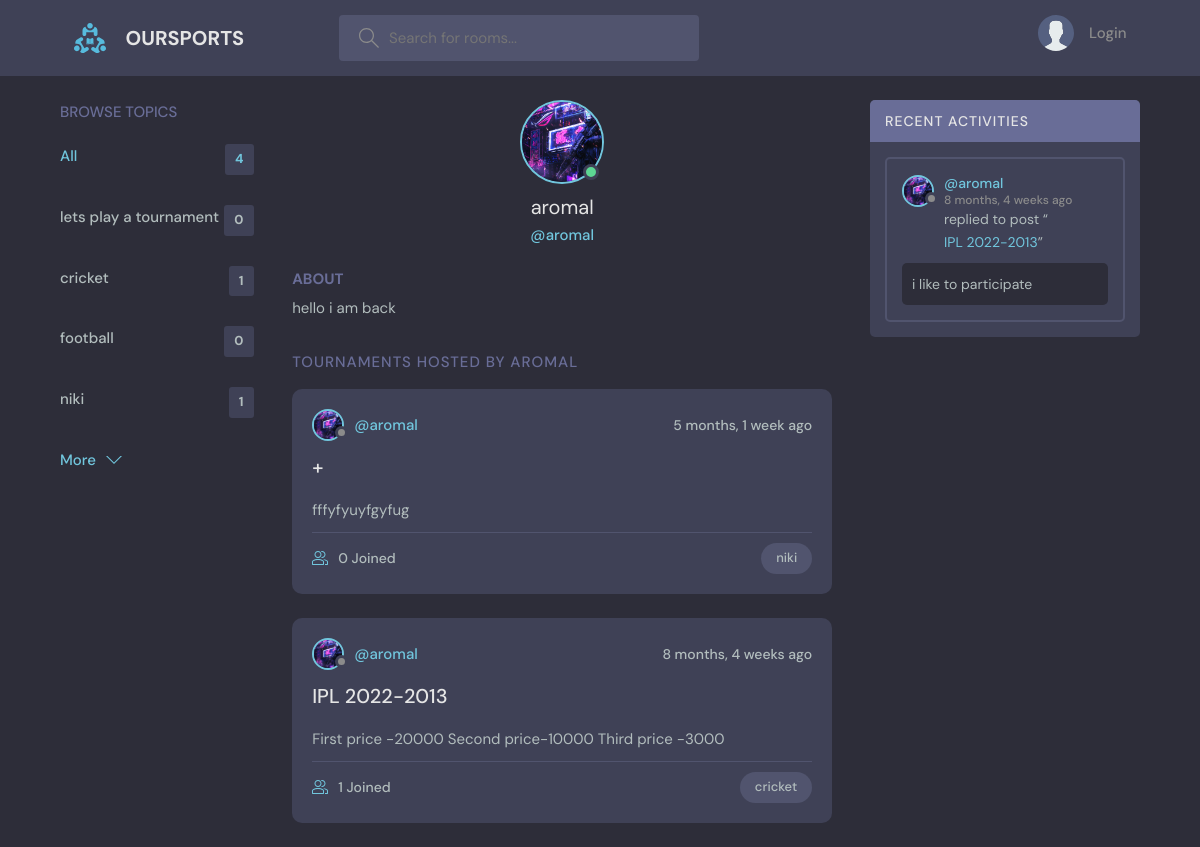
Page /profile/1/ on the earlier database version.
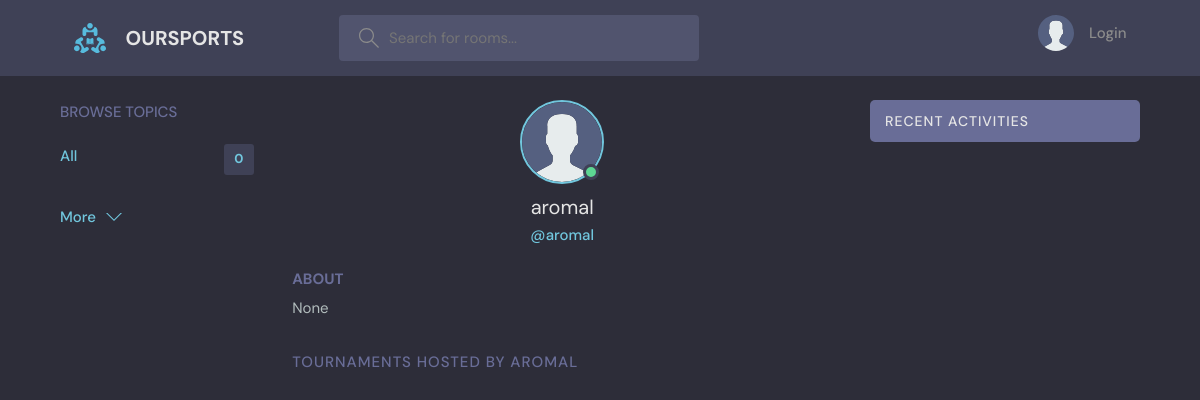
Same page on the later database version.
### base/models.py (models this page shows, shortened)
class Topic(models.Model):
    name = models.CharField(max_length=200)

class User(AbstractUser):
    name = models.CharField(max_length=200,null=True)
    email =models.EmailField(unique=True,null=True)
    bio =models.TextField(null=True)
    avatar =models.ImageField(null=True,default="avatar.svg")
    USERNAME_FIELD = 'username'
    REQUIRED_FIELDS = ['email']

class Room(models.Model):
    host = models.ForeignKey(User,on_delete=models.SET_NULL,null=True)
    topic = models.ForeignKey(Topic,on_delete=models.SET_NULL,null=True)
    name = models.CharField(max_length=200)
    description = models.TextField(null=True,blank=True)
    participants = models.ManyToManyField(User,related_name='participants',blank=True)
    updated = models.DateTimeField(auto_now=True)
    created = models.DateTimeField(auto_now_add=True)
    class Meta:
        ordering = ['-updated', '-created']
    def __str__(self):
        return self.name

class Message(models.Model):
    user = models.ForeignKey(User,on_delete=models.CASCADE)
    room = models.ForeignKey(Room,on_delete=models.CASCADE)#when the room get deleted all chilren will be deleted
    body = models.TextField()
    updated = models.DateTimeField(auto_now=True)
    created = models.DateTimeField(auto_now_add=True)
    class Meta:
            ordering = ['-updated', '-created']

### base/views.py (the view)
# urls.py: path('profile/<str:pk>/',views.userProfile,name="user-profile"),
def userProfile(request,pk):
    user = User.objects.get(id=pk)
    rooms = user.room_set.all()
    room_messages = user.message_set.all()
    topics = Topic.objects.all()
    context = {'user': user,'rooms':rooms,'room_messages':room_messages,'topics':topics}
    return render (request,'base/profile.html',context)

### base/templates/base/profile.html (shortened to what this page needs)
{% extends  'main.html' %}
{% block content %}
  <main class="profile-page layout layout--3">
    <div class="container">
      {% include 'base/topics_component.html' %}
      <div class="roomList">
        <div class="profile">
          <div class="profile__avatar">
            <div class="avatar avatar--large active">
              <img src="{{user.avatar.url}}" />
            </div>
          </div>
          <div class="profile__info">
            <h3>{{user.username}}</h3>
            <p>@{{user.username}}</p>
          </div>
          <div class="profile__about">
            <h3>About</h3>
            <p>
              {{user.bio}}
            </p>
          </div>
        </div>
        <div class="roomList__header">
          <div>
            <h2>Tournaments hosted by {{user.username}}</a>
            </h2>
          </div>
        </div>
        {% include 'base/feed_component.html' %}
      </div>
      {% include 'base/activity_component.html' %}
    </div>
  </main>
</body>
</html>
{% endblock content %}

### templates/main.html (shortened to what this page needs)
<!DOCTYPE html>
{% load static %}
<html lang="en">
  <head>
    <link rel="stylesheet" href="{% static 'styles/style.css' %}" />
  </head>
  <body>
    {% include 'navbar.html'%}
    {% block content %}
    {% endblock content %}
  </body>
</html>

### templates/navbar.html (shortened to what this page needs)
{% load static %}
<header class="header header--loggedIn">
    <div class="container">
      <a href="{% url 'home' %}" class="header__logo">
        <img src="{% static 'images/logo.svg' %}" />
        <h1>OURSPORTS</h1>
      </a>
      <form class="header__search" method="GET" action="{% url 'home' %}">
        <label>
          <input name="q" placeholder="Search for rooms..." />
        </label>
      </form>
      <nav class="header__menu">
        {% if request.user.is_authenticated %}
        <div class="header__user">
          <a href="{% url 'user-profile' user.id %}">
            <div class="avatar avatar--medium active">
              <img src="{{request.user.avatar.url}}" />
            </div>
            <p>{{request.user.username}}<span>@{{request.user.username}}</span></p>
          </a>
          <button class="dropdown-button">
            <svg version="1.1" xmlns="http://www.w3.org/2000/svg" width="32" height="32" viewBox="0 0 32 32">
              <title>chevron-down</title>
              <path d="M16 21l-13-13h-3l16 16 16-16h-3l-13 13z"></path>
            </svg>
          </button>
        </div>
        {% else %}
        <a href="{% url 'login' %} ">
          <img src="{% static 'images/avatar.svg' %}" />
          <p>Login</p>
        </a>
        {% endif %}
      </nav>
    </div>
  </header>

### base/templates/base/topics_component.html
<div class="topics">
    <div class="topics__header">
      <h2>Browse Topics</h2>
    </div>
    <ul class="topics__list">
      <li>
        <a href="{% url 'home' %}" class="active">All <span>{{topics.count}}</span></a>
      </li>
      {%  for topic in topics %}
      <li>
        <a href="{% url 'home' %}?q={{topic.name}}">{{topic.name}} <span>{{topic.room_set.all.count}}</span></a>
      </li>
      {% endfor %}
    </ul>
    <a class="btn btn--link" href="{% url 'topics' %}">
      More
      <svg version="1.1" xmlns="http://www.w3.org/2000/svg" width="32" height="32" viewBox="0 0 32 32">
        <title>chevron-down</title>
        <path d="M16 21l-13-13h-3l16 16 16-16h-3l-13 13z"></path>
      </svg>
    </a>
  </div>

### base/templates/base/feed_component.html (shortened to what this page needs)
{% for room in rooms %}
<div class="roomListRoom">
    <div class="roomListRoom__header">
      <a href="{% url 'user-profile' room.host.id %}" class="roomListRoom__author">
        <div class="avatar avatar--small">
          <img src="{{room.host.avatar.url}}" />
        </div>
        <span>@{{room.host.username}}</span>
      </a>
      <div class="roomListRoom__actions">
        <span>{{room.created|timesince}} ago</span>
      </div>
    </div>
    <div class="roomListRoom__content">
      <a href="{% url 'room' room.id %}">{{room.name}}</a>
      <div>
        <p>
          {{room.description}}
        </p>
      </div>
    </div>
    <div class="roomListRoom__meta">
      <a href="{% url 'room' room.id %}" class="roomListRoom__joined">
        {{room.participants.all.count}} Joined
      </a>
      <p class="roomListRoom__topic">{{room.topic.name}}</p>
    </div>
  </div>
  {% endfor %}

### base/templates/base/activity_component.html (shortened to what this page needs)
<div class="activities">
    <div class="activities__header">
      <h2>Recent Activities</h2>
    </div>
    {% for message in room_messages %}
    <div class="activities__box">
      <div class="activities__boxHeader roomListRoom__header">
        <a href="{% url 'user-profile' message.user.id %}" class="roomListRoom__author">
          <div class="avatar avatar--small">
            <img src="{{message.user.avatar.url}}" />
          </div>
          <p>
            @{{message.user}}
            <span>{{message.created|timesince}} ago</span>
          </p>
        </a>
      </div>
      <div class="activities__boxContent">
        <p>replied to post “<a href="{% url 'room' message.room.id %}">{{message.room}}</a>”</p>
        <div class="activities__boxRoomContent">
            {{message.body}}
        </div>
      </div>
    </div>
    {% endfor %}
  </div>

Differences in the rows shown:
removed Topic: name "lets play a tournament", room_set.all.count "0"
removed Topic: name "cricket", room_set.all.count "1"
removed Topic: name "football", room_set.all.count "0"
removed Topic: name "niki", room_set.all.count "1"
removed Room: host.avatar (picture), host.username "aromal", created "5 months, 1 week", name "+", description "fffyfyuyfgyfug", participants.all.count "0", topic.name "niki"
removed Room: host.avatar (picture), host.username "aromal", created "8 months, 4 weeks", name "IPL 2022-2013", description "First price -20000 Second price-10000 Third price -3000", participants.all.count "1", topic.name "cricket"
removed Message: user.avatar (picture), user "aromal", created "8 months, 4 weeks", room "IPL 2022-2013", body "i like to participate"
changed User "aromal": avatar: picture removed, a placeholder shows; bio "hello i am back" → "None"
Other differences:
{{ topics.count }}: "4" → "0"
